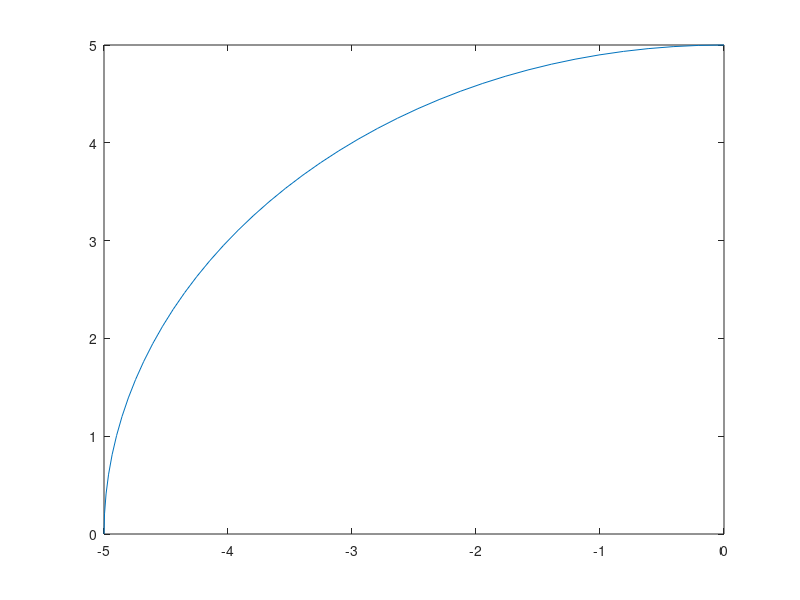

Source code (MATLAB):
%% Problem 5

M_Bazier= [-1 3 -3 1; 3 -6 3 0; -3 3 0 0 ; 1 0 0 0]; % 3rd degree Bazier Matrices
B= [ -5 0; -5 2.7613; -2.7613 5; 0 5];

u= 0:0.025:1; % value of u varies from 0-1 with an interval of 0.025 
u_vector= [u.^3; u.^2; u; ones(1, length(u))]';

P= u_vector*M_Bazier*B;

plot(P(:,1), P(:,2))

